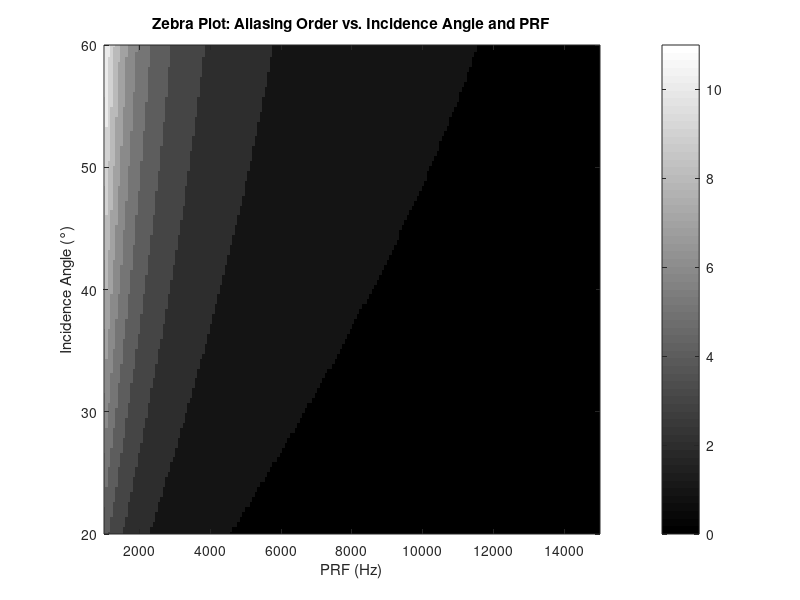

MATLAB code for this plot:
% Define radar and platform parameters
v = 100;           % Platform speed in m/s
lambda = 0.03;     % Radar wavelength in meters

% Define range of incidence angles (in degrees) and candidate PRF values (in Hz)
theta_deg = linspace(20, 60, 100);      % Incidence angles from 20° to 60°
prf_values = linspace(1000, 15000, 200);  % PRF values from 1 kHz to 15 kHz

% Create a grid of PRF and incidence angles
[PRF, THETA] = meshgrid(prf_values, theta_deg);

% Compute the expected Doppler frequency at each incidence angle
fd = 2 * v * sind(THETA) / lambda;

% Compute the aliasing order: 
% For each (theta, PRF), aliasing order is the number of times the Doppler frequency 
% exceeds half the PRF (i.e. the number of ambiguities).
alias_order = floor(abs(fd) ./ (PRF/2));

% Plot the aliasing order as a function of PRF and incidence angle
figure;
imagesc(prf_values, theta_deg, alias_order);
set(gca, 'YDir', 'normal');  % Corrects the vertical axis so lower angles appear at the bottom
xlabel('PRF (Hz)');
ylabel('Incidence Angle (°)');
title('Zebra Plot: Aliasing Order vs. Incidence Angle and PRF');
colorbar;
colormap(gray);

% Optional: Overlay a contour for the zero-aliasing region
hold on;
contour(prf_values, theta_deg, alias_order, [0 0], 'LineColor', 'r', 'LineWidth', 2);
hold off;
